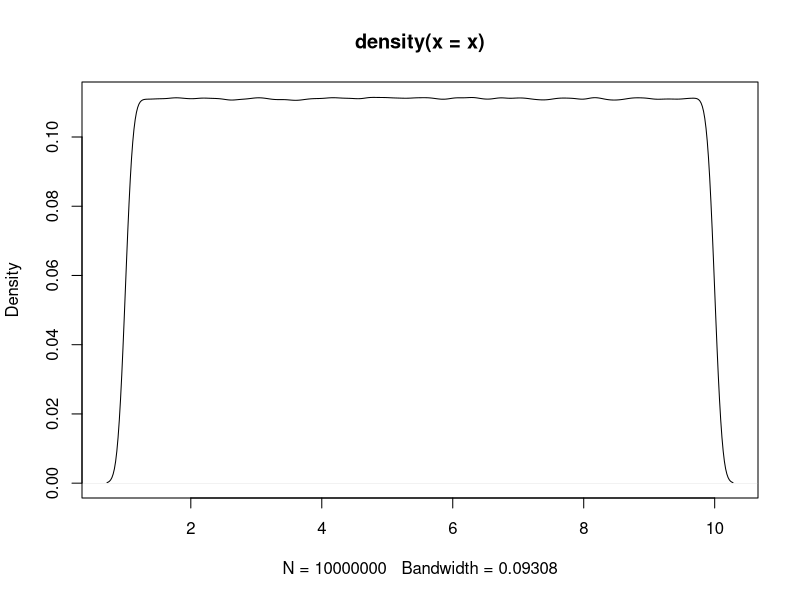
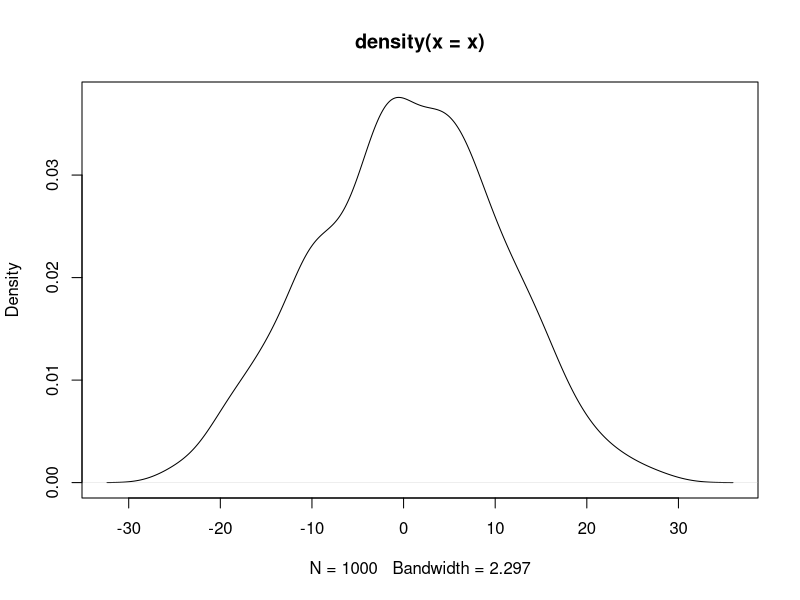
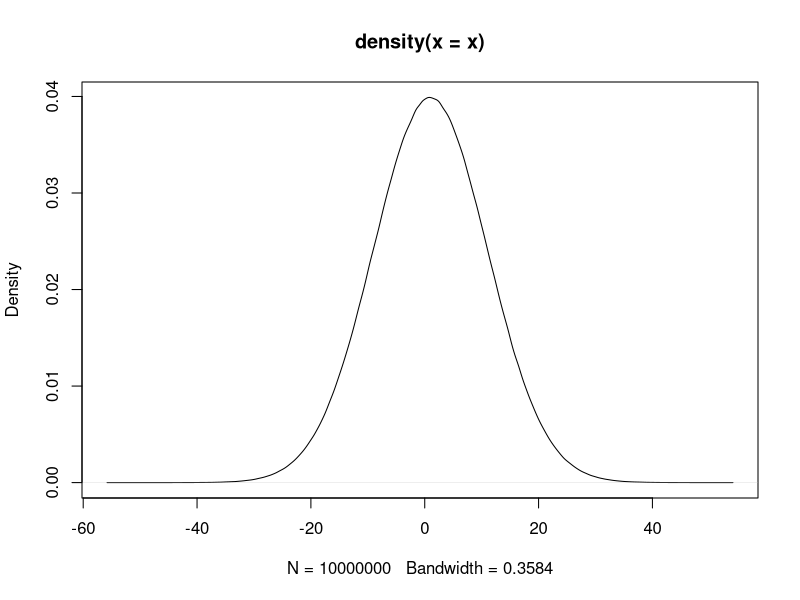

Write R code to recreate these figures, in order.
## ---- chunk 1
knitr::opts_chunk$set(echo = TRUE)
## ---- chunk 2
a <- 1
b <- c(1, 2, 3, 4)
c <- c("1", "2", "3", "4")
d <- c(b, a)
e <- "abcd"
## ---- chunk 3
# df <- data.frame(a = c(1, 2, 3), b = c(3, 4, 5))
## ---- chunk 4
income <- c(70100, 51300, 51100, 48400, 47600, 43000)
county <- c("台北", "新北", "桃園", "高雄", "台中", "台南")
population <- c(2.6, 3.9, 2.2, 2.7, 2.8, 1.8)
area <- c(271.8, 2052.5, 1221, 2951.9, 2214.9, 2191.7)
income
county[c(5, 3, 1)]
county <- county[c(5, 3, 1)]
county
area
population
## ---- chunk 5
a <- seq(11, 99, 11)
a
b <- 11:20
b
## ---- chunk 6
x <- runif(10000000, 1, 10) # uniform dist, n=1000
plot(density(x))
x <- rnorm(1000, 1, 10) # uniform dist, n=1000
plot(density(x))
x <- rnorm(10000000, 1, 10) # normal dist, n=1000
plot(density(x))
## ---- chunk 7
county
income
head(county)
tail(county)
length(county)
mode(county)
class(county)
# View(county)
length(county)
length(income)
## ---- chunk 8
county
county[c(5, 3, 1)] # how about country[c(1, 3, 5)]
county[3:6] # is it equal to country[c(3, 4, 5, 6)]
a <- 11:19
a[3:length(a)]
a[length(a):3]
## ---- chunk 9
b <- 11:20
b[-(3:5)]
b[-c(1, 3, 5)]
b
## ---- chunk 10
b <- b[-(3:5)]
b

a <- seq(11, 99, 11)
a <- a[-c(1, 3, 5)]
a

## ---- chunk 11
a <- 1:10
a <- c(a, 11)
a
b
a <- c(a, b)
a
a <- c(a, a, b)
a
## ---- chunk 12
a <- 11:19
a + 3
a / 2

a %% 2
a %/% 2
a %% 2== 0
which(a %% 2== 0)
a[which(a%% 2 == 0)]
a[c(2, 4, 6, 8)]
a %% 2 != 0
a[a%% 2 == 0]
a[a%%2 != 0]
a <- a %% 2 	# modular arithmetic, get the reminder
a <- a %/% 2 	# Quotient

## ---- chunk 13
a %% 2 == 0 	# deteting odd/even number
a %% 2 != 0
a[a%%2==0]
a > b
income > mean(income)

TRUE == T 		# == equal to,
TRUE != F    	# != Not equal to

any(a>11) # is there any element larger than 1
all(a>11) # are all elements larger than 1

## ---- chunk 14
a <- seq(11, 55, 11)
a[c(T, F, T, F, T)]
a[a%%2==1]
a%%2
a%%2==1
a <- c("你好","你好棒棒","你好棒","你真的好棒")
a[nchar(a)>3]

# which will return "index-of"
a <- seq(11, 55, 11)
a[which(a%%2==1)]
which(a%%2==1)
## ---- chunk 15
x <- c(33, 55, 22, 13, 4, 24)
mode(x)
class(x)
sort(x)
# x <- sort(x) # assign to replace original x
order(x) 
x[order(x)]
x[c(5, 4, 3, 6, 1, 2)]
## ---- chunk 16
a <- 11:19
min(a); max(a); mean(a); median(a); sd(a)
log2(a)
log1p(a)
?log1p
## ---- chunk 17
mode(county)				# character
mode(income)					# numeric
mode(income > mean(income))	# logical

testing <- c("26.142", "12.008", "7.032", "13.646", "4.589")
mode(testing)				# character

## ---- chunk 18
income.c <- as.character(income)
population.c <- as.numeric(population)

a <- seq(11, 99, 11)
a <- c(a, "100")

a <- seq(11, 99, 11)
sum(a%%2==1)


max(a)
## ---- chunk 19
a <- seq(11, 55, 11)
paste("A", a)		# concatenate
paste0("A", a)		# concatenate

